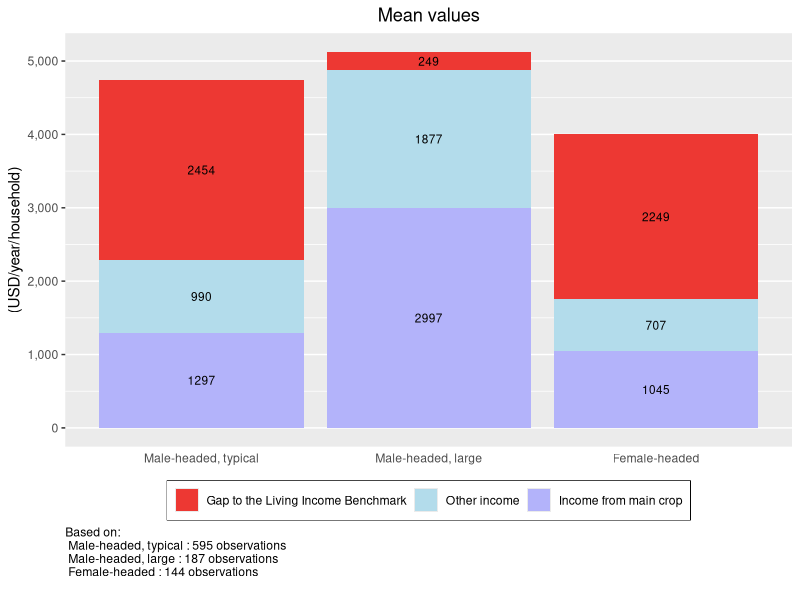
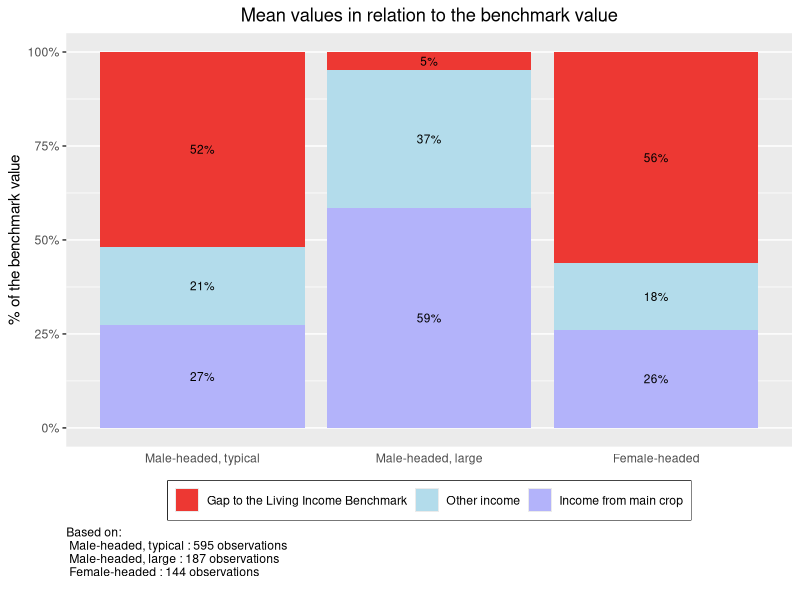
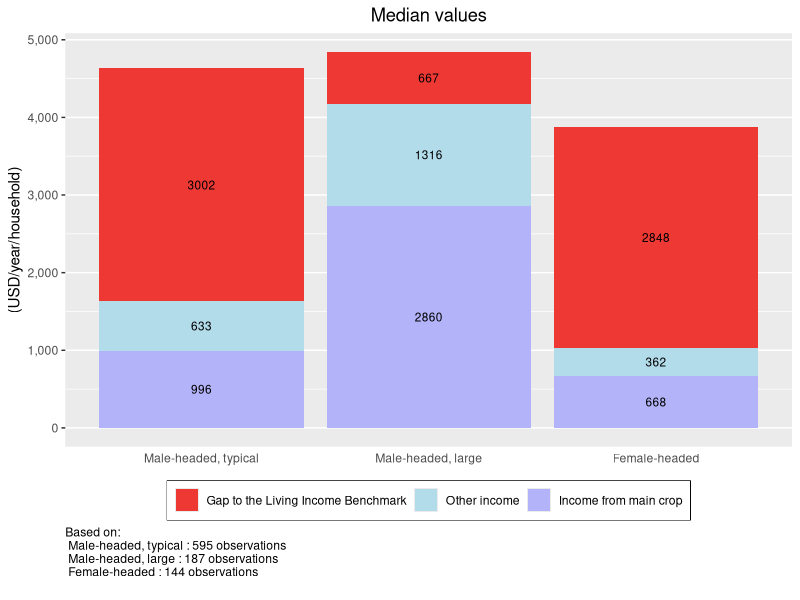
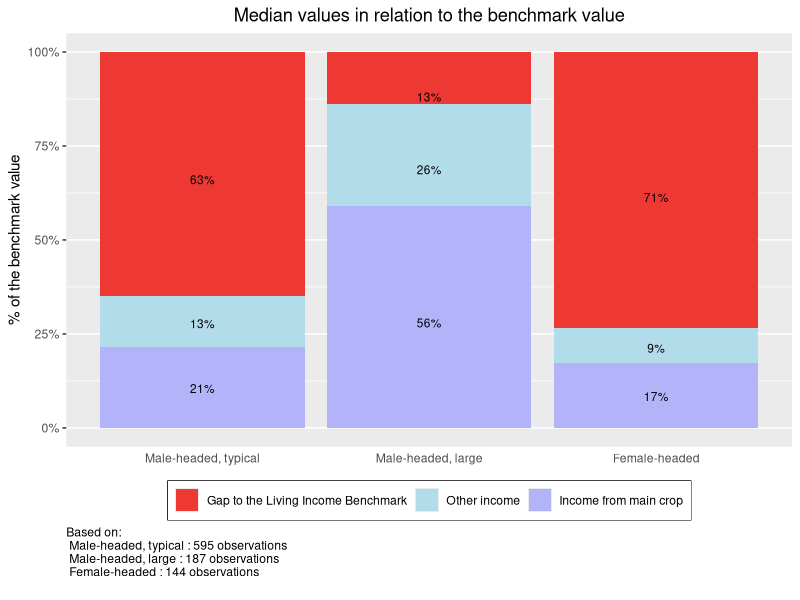
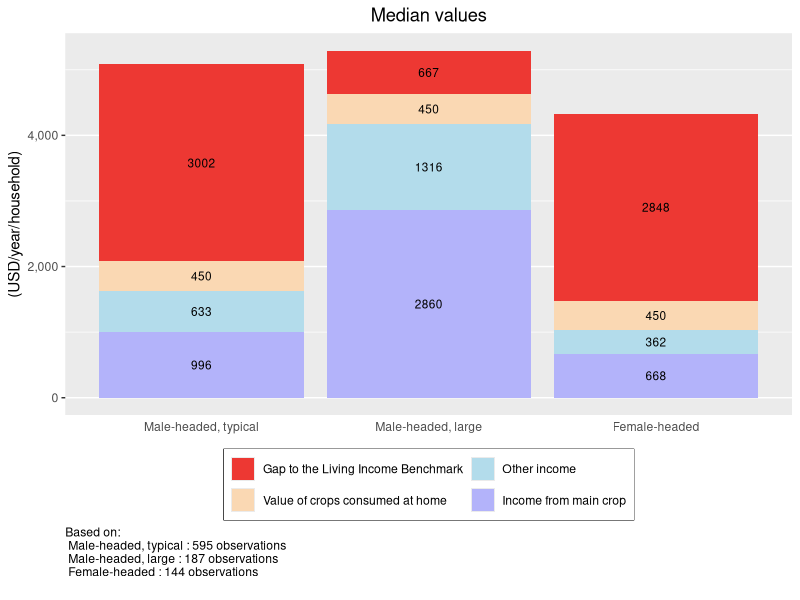
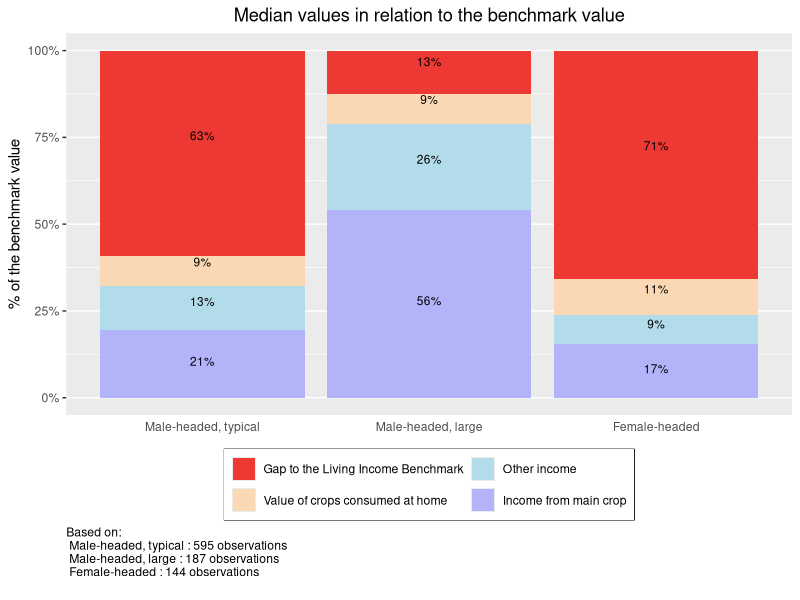
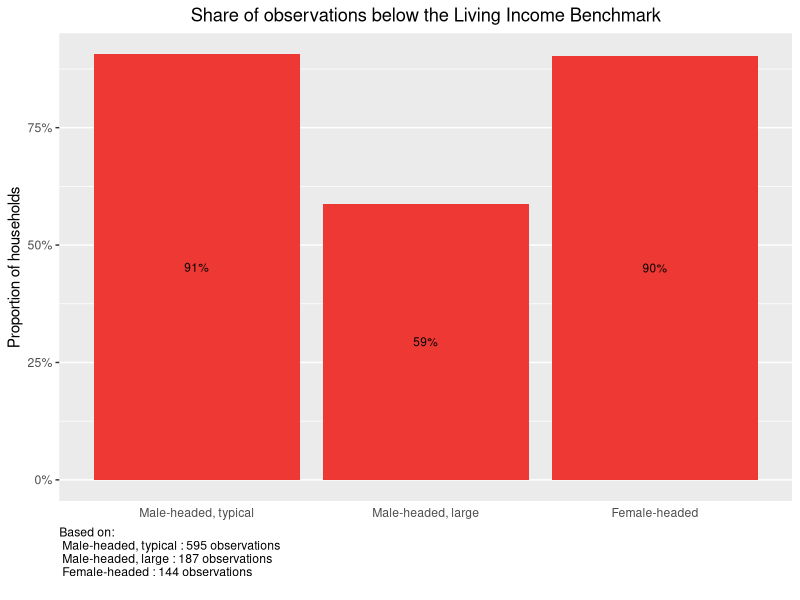
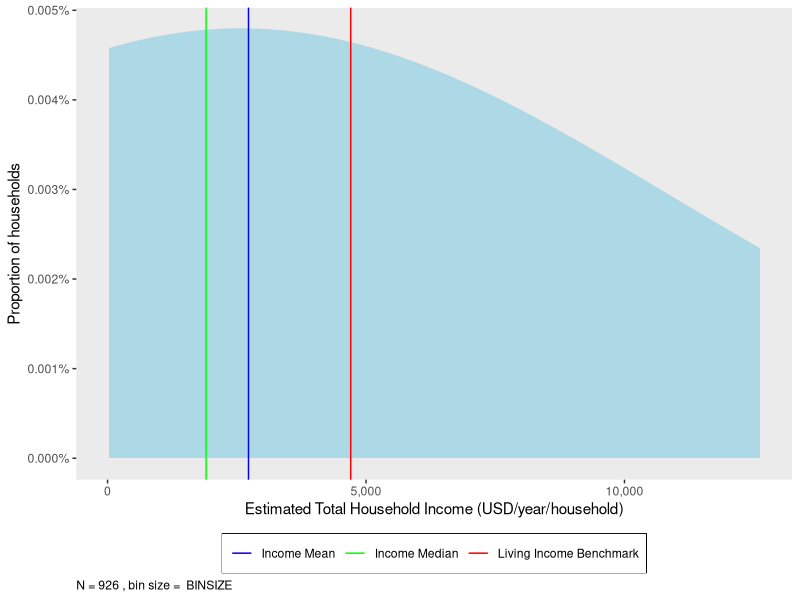

R code for these plots, in order:
## ---- chunk 1
knitr::opts_chunk$set(message = FALSE)
## ---- chunk 2
#### Before continuing any further, load the R libraries that have the 
# necessary functions for this analysis. 

# If you have not previously used these libraries, 
# you will need to instaLl them with the function install.packages("LIBRARY NAME").
# For example: install.packages(tidyverse)
library(tidyverse)
library(knitr)
library(scales)
## ---- chunk 3
## Import data set
df <- read_csv("KIT_Sample_Data.csv")

## Replace variable names
# Main crop
df$income_main_crop <- df$total_cocoa_income_2018
# Other income
# df$other_income <- df$
# Total income
df$total_hh_income <- df$total_hh_income_2018

# Replace graph labels
main_crop <-"cocoa" 
currency <- "USD"
## ---- chunk 4
# You can communicate colors with R in two ways: through one of the 657 color 
# names build into R, or through a hex color code. 

# To see the names of all 657 colors built into R, run the colors() formula in the command line. 
# The below links to a PDF file with a color sample for all 657 built in colors  
# http://www.stat.columbia.edu/~tzheng/files/Rcolor.pdf

# You can replace any of the below colors with a new color name or hex color code.  

## Bar graph sections
# Gap to the mean
gap_color <- "#ed3833"
# Other income
other_color <- "#b3dceb"  
# Income from main crop
main_color <- "#b3b3fa"
# Value of crops consumed at home
home_color <- "#fad8b3"
  
## Share of observations below the Living Income Benchmark
# Note: these bars all appear the same color
share_color <- "#ed3833"
  
## Distributional plots
  
## By household type
# Group 1
color_1 <- "#b6dce8"
# Group 2
color_2 <- "#c2c1fa"
# Group 3
color_3 <- "#c1dfc1"

color_4 <- "magenta"

test_pallet <- c(color_1, color_2, color_3, color_4)

scale_color_drsimonj <- function(palette = test_pallet, discrete = TRUE, reverse = FALSE, ...) {
  pal <- drsimonj_pal(palette = palette, reverse = reverse)

  if (discrete) {
    discrete_scale("colour", paste0("drsimonj_", palette), palette = pal, ...)
  } else {
    scale_color_gradientn(colours = pal(256), ...)
  }
}

## With mean and median
# Distribution curve 
curve_color <- "#b6dce8" 
# Income Mean
mean_color <- "blue"  
# Income Median
median_color <-  "green"
# Living Income Benchmark 
benchmark_color <- "red"  

################# Font color
# To change the color of the font for all graph axis and labels, replace the color 
# in the quotation marks, then run the following two lines of code. 
font_color <- "black"
theme_set(theme_get() + theme(text = element_text(color = font_color)))

## ---- chunk 5
# In the example dataset, there are three groups that income is assessed across:
  # Male-headed, typical; Male-headed, large; and Female-headed.
# The below code assigns Male-headed, typical as the far left bar on graphs,
  # Male-headed, large in the middle, and Female-headed on the far right. 

# To customize this chunk of code to your dataset, replace the example group 
  # names with the group names in your dataset - leaving the quotation marks and 
  # commas as they are. The order of the list below determines the order of the 
  # bars in the ensuing bar graph. 
 
df <- df %>% 
      mutate(grouping = factor(grouping, 
                               levels = c("Male-headed, typical", 
                                       "Male-headed, large", 
                                       "Female-headed")))
## ---- chunk 6
## The first section of this code summarizes and formats the data to be graph-ready
df %>% 
# Group by household type
  group_by(grouping) %>% 
# For each household type, summarize the mean gap to the living income, 
# the mean other income, and the mean main_crop income 
  summarise(Gap = mean(benchmark - total_hh_income),
            Other = mean(total_hh_income - income_main_crop),
            main_crop = mean(income_main_crop)) %>% 
# Gather each income components into one column so the data is in 'long' format
  gather(key = "Component", value = "Income", Gap:main_crop) %>% 
# Re-level the income factors for the order you want them stacked on the graph  
  mutate(Component = factor(Component, 
                            levels = c("Gap", "Other", "main_crop"))) %>% 
# Generate ggplot graph for income by groupings and income component  
  ggplot(aes(y = Income, x = grouping, fill = Component)) +
# Assign graph as stacked bar chart  
  geom_bar(position = "stack", stat = "identity") +
# Label the graph title, axis, and caption  
  labs(title = "Mean values", 
       y = paste("(", currency, "/year/household)", sep = ""),
       x = "",
# Add caption with observation numbers for each household type  
       caption = paste("Based on: \n", 
                   paste(names(table(df$grouping)), 
                       ":", 
                       as.numeric(table(df$grouping)), 
                       "observations \n ", collapse = ''), collapse = '')) +
# Label the legend and assign custom colors 
  scale_fill_manual(values=c(gap_color, other_color, main_color),
                    breaks=c("Gap", "Other", "main_crop"),
                    labels=c("Gap to the Living Income Benchmark",
                                "Other income",
                                "Income from main crop")) +
# Format y-axis labels with a comma  
  scale_y_continuous(labels = comma) +
# Remove x-axis grid lines and tick marks  
  theme(panel.grid.major.x = element_blank(), 
        axis.ticks.x = element_blank(),
        axis.title.x = element_blank(),
# Center plot title        
        plot.title = element_text(hjust = 0.5),
# Move the legend to the bottom of the graph
        legend.position="bottom",
# Remove legend title
        legend.title = element_blank(),
# Put a box around the legend
        legend.box.background = element_rect(),
# Move caption to desired location
        plot.caption = element_text(hjust = 0)) +
# Add incomes to prospective graph components  
  geom_text(aes(label = round(Income)), 
            position = position_stack(vjust = 0.5), 
            size = 3) 
## ---- chunk 7
## The first section of this code summarizes and formats the data to be graph-ready
df %>% 
# Group by household type
  group_by(grouping) %>% 
# For each household type, summarize the mean gap to the living income, 
# the mean other income, and the mean main_crop income. 
# Calculate all as percentages of the Living income benchmark - the total of the income and gap
  summarise(Gap = mean((benchmark - total_hh_income)/benchmark),
            Other = mean((total_hh_income - income_main_crop)/benchmark),
            main_crop = mean(income_main_crop/benchmark)) %>% 
# Gather each income components into one column so the data is in 'long' format
  gather(key = "Component", value = "Income", Gap:main_crop) %>% 
# Re-level the income factors for the order you want them stacked on the graph  
  mutate(Component = factor(Component, 
                            levels = c("Gap", "Other", "main_crop"))) %>% 
# Generate ggplot graph for income by groupings and income component  
  ggplot(aes(y = Income, x = grouping, fill = Component)) +
# Assign graph as stacked bar chart  
  geom_bar(position = "stack", stat = "identity") +
# Label the graph title, axis, and caption  
  labs(title = "Mean values in relation to the benchmark value", 
       y = "% of the benchmark value",
       x = " ",
# Add caption with observation numbers for each household type            
       caption = paste("Based on: \n", 
                   paste(names(table(df$grouping)), 
                       ":", 
                       as.numeric(table(df$grouping)), 
                       "observations \n ", collapse = ''), collapse = '')) +
# Label the legend  
  scale_fill_manual(values=c(gap_color, other_color, main_color),
                      breaks=c("Gap",
                                "Other",
                                "main_crop"),
                      labels=c("Gap to the Living Income Benchmark",
                                "Other income",
                                "Income from main crop")) +
# Format y-axis labels with a comma  
  scale_y_continuous(labels = percent) +
# Remove x-axis grid lines and tick marks  
  theme(panel.grid.major.x = element_blank(), 
        axis.ticks.x = element_blank(),
        axis.title.x = element_blank(),
# Center plot title        
        plot.title = element_text(hjust = 0.5),
# Move the legend to the bottom of the graph
        legend.position="bottom",
# Remove legend title
        legend.title = element_blank(),
# Put a box around the legend
        legend.box.background = element_rect(),
# Move caption to desired location
        plot.caption = element_text(hjust = 0)) +
# Add incomes to prospective graph components  
  geom_text(aes(label = label_percent(accuracy = 1L)(Income)), 
            position = position_stack(vjust = 0.5), 
            size = 3) 
## ---- chunk 8
## The first section of this code summarizes and formats the data to be graph-ready
df %>% 
# Group by household type
  group_by(grouping) %>% 
# For each grouping, summarize the median gap to the living income, 
# the median other income, and the median main_crop income. 
  summarise(Gap = median(benchmark - total_hh_income),
            Other = median(total_hh_income - income_main_crop),
            main_crop = median(income_main_crop)) %>% 
# Gather each income components into one column so the data is in 'long' format
  gather(key = "Component", value = "Income", Gap:main_crop) %>% 
# Re-level the income factors for the order you want them stacked on the graph  
  mutate(Component = factor(Component, 
                            levels = c("Gap", "Other", "main_crop"))) %>% 
# Generate ggplot graph for income by grouping and income component  
  ggplot(aes(y = Income, x = grouping, fill = Component)) +
# Assign graph as stacked bar chart  
  geom_bar(position = "stack", stat = "identity") +
# Label the graph title, axis, and caption  
  labs(title = "Median values", 
       y = paste("(", currency, "/year/household)", sep = ""),
       x = "",
# Add caption with observation numbers for each household type               
       caption = paste("Based on: \n", 
                   paste(names(table(df$grouping)), 
                       ":", 
                       as.numeric(table(df$grouping)), 
                       "observations \n ", collapse = ''), collapse = '')) +
# Label the legend and assign custom colors 
  scale_fill_manual(values=c(gap_color, other_color, main_color),
                    breaks=c("Gap", "Other", "main_crop"),
                    labels=c("Gap to the Living Income Benchmark",
                                "Other income",
                                "Income from main crop")) +
# Format y-axis labels with a comma  
  scale_y_continuous(labels = comma) +
# Remove x-axis grid lines and tick marks  
  theme(panel.grid.major.x = element_blank(), 
        axis.ticks.x = element_blank(),
        axis.title.x = element_blank(),
# Center plot title        
        plot.title = element_text(hjust = 0.5),
# Move the legend to the bottom of the graph
        legend.position="bottom",
# Remove legend title
        legend.title = element_blank(),
# Put a box around the legend
        legend.box.background = element_rect(),
# Move caption to desired location
        plot.caption = element_text(hjust = 0)) +
# Add incomes to prospective graph components  
  geom_text(aes(label = round(Income)), 
            position = position_stack(vjust = 0.5), 
            size = 3) 
## ---- chunk 9
## The first section of this code summarizes and formats the data to be graph-ready
df %>% 
# Group by household type
  group_by(grouping) %>% 
# For each grouping, summarize the median gap to the living income, 
# the median other income, and the median main_crop income. 
# Calculate all as percentages of the Living income benchmark - the total of the income and gap
  summarise(Gap = median((benchmark - total_hh_income)/benchmark),
            Other = median((total_hh_income - income_main_crop)/benchmark),
            main_crop = median(income_main_crop/benchmark)) %>% 
# Gather each income components into one column so the data is in 'long' format
  gather(key = "Component", value = "Income", Gap:main_crop) %>% 
# Re-level the income factors for the order you want them stacked on the graph  
  mutate(Component = factor(Component, 
                            levels = c("Gap", "Other", "main_crop"))) %>% 
# Generate ggplot graph for income by grouping and income component  
  ggplot(aes(y = Income, x = grouping, fill = Component)) +
# Assign graph as stacked bar chart  
  geom_bar(position = "fill", stat = "identity") +
# Label the graph title, axis, and caption  
  labs(title = "Median values in relation to the benchmark value", 
       y = "% of the benchmark value",
       x = "",
# Add caption with observation numbers for each household type         
       caption = paste("Based on: \n", 
                   paste(names(table(df$grouping)), 
                       ":", 
                       as.numeric(table(df$grouping)), 
                       "observations \n ", collapse = ''), collapse = '')) +
# Label the legend and assign custom colors 
  scale_fill_manual(values=c(gap_color, other_color, main_color),
                    breaks=c("Gap", "Other", "main_crop"),
                    labels=c("Gap to the Living Income Benchmark",
                                "Other income",
                                "Income from main crop")) +
# Format y-axis labels with a comma  
  scale_y_continuous(labels = percent) +
# Remove x-axis grid lines and tick marks  
  theme(panel.grid.major.x = element_blank(), 
        axis.ticks.x = element_blank(),
        axis.title.x = element_blank(),
# Center plot title        
        plot.title = element_text(hjust = 0.5),
# Move the legend to the bottom of the graph
        legend.position="bottom",
# Remove legend title
        legend.title = element_blank(),
# Put a box around the legend
        legend.box.background = element_rect(),
# Move caption to desired location
        plot.caption = element_text(hjust = 0)) +
# Add incomes to prospective graph components  
  geom_text(aes(label = label_percent(accuracy = 1L)(Income)), 
            position = position_stack(vjust = 0.5), 
            size = 3) 
## ---- chunk 10
## The first section of this code summarizes and formats the data to be graph-ready
df %>% 
# Group by grouping
  group_by(grouping) %>% 
# For each grouping, summarize the median gap to the living income, 
# the median other income, and the median main_crop income. 
  summarise(Gap = median(benchmark - total_hh_income),
            Other = median(total_hh_income - income_main_crop),
            Food = median(food_value),
            main_crop = median(income_main_crop)) %>% 
# Gather each income components into one column so the data is in 'long' format
  gather(key = "Component", value = "Income", Gap:main_crop) %>% 
# Re-level the income factors for the order you want them stacked on the graph  
  mutate(Component = factor(Component, 
                            levels = c("Gap", "Food", "Other", "main_crop"))) %>% 
# Generate ggplot graph for income by grouping and income component  
  ggplot(aes(y = Income, x = grouping, fill = Component)) +
# Assign graph as stacked bar chart  
  geom_bar(position = "stack", stat = "identity") +
# Label the graph title, axis, and caption  
  labs(title = "Median values", 
       y = paste("(", currency, "/year/household)", sep = ""),
       x = "",
# Add caption with observation numbers for each household type          
       caption = paste("Based on: \n", 
                   paste(names(table(df$grouping)), 
                       ":", 
                       as.numeric(table(df$grouping)), 
                       "observations \n ", collapse = ''), collapse = '')) +
# Label the legend and assign custom colors 
  scale_fill_manual(values=c(gap_color, home_color, other_color, main_color),
                    breaks=c("Gap", "Food", "Other", "main_crop"),
                    labels=c("Gap to the Living Income Benchmark",
                             "Value of crops consumed at home",
                              "Other income",
                              "Income from main crop")) +
# Wrap legend onto 2 lines to fit everything neatly     
  guides(fill = guide_legend(nrow = 2)) +
# Format y-axis labels with a comma  
  scale_y_continuous(labels = comma) +
# Remove x-axis grid lines and tick marks  
  theme(panel.grid.major.x = element_blank(), 
        axis.ticks.x = element_blank(),
        axis.title.x = element_blank(),
# Center plot title        
        plot.title = element_text(hjust = 0.5),
# Move the legend to the bottom of the graph
        legend.position="bottom",
# Remove legend title
        legend.title = element_blank(),
# Put a box around the legend
        legend.box.background = element_rect(),
# Move caption to desired location
        plot.caption = element_text(hjust = 0)) +
# Add incomes to prospective graph components  
  geom_text(aes(label = round(Income)), 
            position = position_stack(vjust = 0.5), 
            size = 3) 
## ---- chunk 11
## The first section of this code summarizes and formats the data to be graph-ready
df %>% 
# Group by household type
  group_by(grouping) %>% 
# For each household type, summarize the median gap to the living income,
# the median other income, and the median main_crop income. 
# Calculate all as percentages of the Living income benchmark - the total of the income and gap
  summarise(Gap = median((benchmark - total_hh_income)/benchmark),
            Food = median(food_value/benchmark),
            Other = median((total_hh_income - income_main_crop)/benchmark),
            main_crop = median(income_main_crop/benchmark)) %>% 
# Gather each income components into one column so the data is in 'long' format
  gather(key = "Component", value = "Income", Gap:main_crop) %>% 
# Re-level the income factors for the order you want them stacked on the graph  
  mutate(Component = factor(Component, 
                            levels = c("Gap", "Food", "Other", "main_crop"))) %>% 
# Generate ggplot graph for income by grouping and income component  
  ggplot(aes(y = Income, x = grouping, fill = Component)) +
# Assign graph as stacked bar chart 
  geom_bar(position = "fill", stat = "identity") +
# Label the graph title, axis, and caption  
  labs(title = "Median values in relation to the benchmark value", 
       y = "% of the benchmark value",
       x = "", 
# Add caption with observation numbers for each household type            
       caption = paste("Based on: \n", 
                   paste(names(table(df$grouping)), 
                       ":", 
                       as.numeric(table(df$grouping)), 
                       "observations \n ", collapse = ''), collapse = '')) +
# Label the legend and assign custom colors 
  scale_fill_manual(values=c(gap_color, home_color, other_color, main_color),
                    breaks=c("Gap", "Food", "Other", "main_crop"),
                    labels=c("Gap to the Living Income Benchmark",
                             "Value of crops consumed at home",
                              "Other income",
                              "Income from main crop")) +
# Wrap legend onto 2 lines to fit everything neatly     
  guides(fill = guide_legend(nrow = 2)) +
# Format y-axis labels with a comma and assign limits 0-100% 
  scale_y_continuous(labels = percent, limits = c(0,1)) +
# Remove x-axis grid lines and tick marks  
  theme(panel.grid.major.x = element_blank(), 
        axis.ticks.x = element_blank(),
        axis.title.x = element_blank(),
# Center plot title        
        plot.title = element_text(hjust = 0.5),
# Move the legend to the bottom of the graph
        legend.position="bottom",
# Remove legend title
        legend.title = element_blank(),
# Put a box around the legend
        legend.box.background = element_rect(),
# Move caption to desired location
        plot.caption = element_text(hjust = 0)) +
# Add incomes to prospective graph components  
  geom_text(aes(label = label_percent(accuracy = 1L)(Income)), 
            position = position_stack(vjust = 0.5), 
            size = 3) 
## ---- chunk 12
df %>% 
# Group by household type  
  group_by(grouping) %>% 
# For each household type, calculate the percentage above the living income benchmark 
  summarise(Below = sum(below_benchmark)/n()) %>% 
# Generate ggplot graph for percentage by grouping 
  ggplot(aes(x = grouping, y = Below)) +
# Assign graph as bar graph and color bars red for aesthetics   
  geom_col(fill= share_color) +
# Label the graph title, axis, and caption    
  labs(title = "Share of observations below the Living Income Benchmark",
       y = "Proportion of households",
       x = "",
# Add caption with observation numbers for each household type    
       caption = paste("Based on: \n", 
                   paste(names(table(df$grouping)), 
                       ":", 
                       as.numeric(table(df$grouping)), 
                       "observations \n ", collapse = ''), collapse = '')) +
# Format y-axis labels with a percent  
  scale_y_continuous(labels = percent) +
# Remove x-axis grid lines and tick marks    
  theme(panel.grid.major.x = element_blank(), 
        axis.ticks.x = element_blank(),
        axis.title.x = element_blank(),
# Center plot title          
        plot.title = element_text(hjust = 0.5),
# Move caption to desired location
        plot.caption = element_text(hjust = 0)) +
# Add percents to each graph bar   
  geom_text(aes(label = label_percent(accuracy = 1L)(Below)),
            position = position_stack(vjust = 0.5), 
            size = 3) 
## ---- chunk 13
df %>%
  # Set x-axis to key variable
  ggplot(aes(x = total_hh_income, y =(..count..)/n), fill = dataset) +
  # Add density line. You can change the fill and line colors.
  geom_density(color = "#add8e6", fill = "#add8e6", bw=8000) +
  # Add vertical line for living income
  geom_vline(aes(xintercept = mean(benchmark), 
                 color = "Living Income Benchmark"), key_glyph = "path") +
  # Add vertical line for mean income 
  geom_vline(aes(xintercept = mean(df$total_hh_income), 
                 color = "Income Mean"), key_glyph = "path") +
  # Add vertical line for median income
  geom_vline(aes(xintercept = median(df$total_hh_income), 
                 color = "Income Median"), key_glyph = "path") +
  # Add graph and axis labels
  labs(x = paste("Estimated Total Household Income (", 
                 currency, "/", "year/household)", 
                 sep = ""),
       y = "Proportion of households",
# Add caption with observation numbers for each household type             
       caption = paste("N =", nrow(df), ", bin size = ", 
                       "BINSIZE", collapse = '')) +
  # Format x-axis labels as numbers with commas
  # If your data has extreme income outliers, 
    # you may need to filter them or add x-axis limits so they do not warp the graph 
  scale_x_continuous(labels = comma) +
  scale_y_continuous(labels = percent) +
  # Remove y-axis labels and ticks
  theme(#axis.text.y = element_blank(), axis.ticks.y = element_blank(),
  # Remove background grid (the grid is the default)
        panel.grid.major = element_blank(), panel.grid.minor = element_blank(),
  # Move the legend to the bottom of the graph
        legend.position="bottom",
  # Remove legend title
        legend.title = element_blank(),
  # Remove gray background for legend symbols 
        legend.key=element_rect(fill=NA),
  # Put a box around the legend
        legend.box.background = element_rect(),
  # Move caption to desired location
        plot.caption = element_text(hjust = 0)) +
  # Manually add legend 
  scale_color_manual(values = c("Living Income Benchmark"= "red",
                                "Income Mean"= "blue",
                                "Income Median"="green"))
## ---- chunk 14
df %>%
  # Set x-axis to key variable
  ggplot(aes(x = total_hh_income, y =(..count..)/n), fill = dataset) +
  # Add density line. You can change the fill and line colors.
  geom_density(color = "#add8e6", fill = "#add8e6", bw=8000) +
  # Add vertical line for living income
  geom_vline(aes(xintercept = mean(benchmark), 
                 color = "Living Income Benchmark"), key_glyph = "path") +
  # Add vertical line for mean income 
  geom_vline(aes(xintercept = mean(df$total_hh_income), 
                 color = "Income Mean"), key_glyph = "path") +
  # Add vertical line for median income
  geom_vline(aes(xintercept = median(df$total_hh_income), 
                 color = "Income Median"), key_glyph = "path") +
  # Add graph and axis labels
  labs(x = paste("Estimated Total Household Income (", 
                 currency, "/", "year/household)", 
                 sep = ""),
       y = "Proportion of households",
# Add caption with observation numbers for each household type             
       caption = paste("N =", nrow(df), ", bin size = ", 
                       "BINSIZE", collapse = '')) +
  # Format x-axis labels as numbers with commas
  # If your data has extreme income outliers, 
    # you may need to filter them or add x-axis limits so they do not warp the graph 
  scale_x_continuous(labels = comma) +
  scale_y_continuous(labels = percent) +
  # Remove y-axis labels and ticks
  theme(#axis.text.y = element_blank(), axis.ticks.y = element_blank(),
  # Remove background grid (the grid is the default)
        panel.grid.major = element_blank(), panel.grid.minor = element_blank(),
  # Move the legend to the bottom of the graph
        legend.position="bottom",
  # Remove legend title
        legend.title = element_blank(),
  # Remove gray background for legend symbols 
        legend.key=element_rect(fill=NA),
  # Put a box around the legend
        legend.box.background = element_rect(),
  # Move caption to desired location
        plot.caption = element_text(hjust = 0)) +
  # Manually add legend 
  scale_color_manual(values = c("Living Income Benchmark"= "red",
                                "Income Mean"= "blue",
                                "Income Median"="green"))
## ---- chunk 15
df %>% 
# Group by household type  
  group_by(grouping) %>% 
# For each grouping, calculate the average Foster–Greer–Thorbecke (FGT) index 
  summarise(FGT = mean(fgt_gap)) %>% 
# Generate ggplot graph for percentage by grouping 
  ggplot(aes(x = grouping, y = FGT)) +
# Assign graph as bar graph and color bars red for aesthetics   
  geom_col(fill= "red") +
# Label the graph title, axis, and caption    
  labs(title = "FGT index", 
       y = "Index value",
       x = "",
# Add caption with observation numbers for each household type               
       caption = paste("Based on: \n", 
                   paste(names(table(df$grouping)), 
                       ":", 
                       as.numeric(table(df$grouping)), 
                       "observations \n ", collapse = ''), collapse = '')) +
# Format y-axis labels with a percent  
  scale_y_continuous(labels = percent) +
# Remove x-axis grid lines and tick marks    
  theme(panel.grid.major.x = element_blank(), 
        axis.ticks.x = element_blank(),
        axis.title.x = element_blank(),
# Center plot title          
        plot.title = element_text(hjust = 0.5),
# Move caption to desired location
        plot.caption = element_text(hjust = 0)) +
# Add percents to each graph bar   
  geom_text(aes(label = label_percent(accuracy = 1L)(FGT)),
            position = position_stack(vjust = 0.5), 
            size = 3) 
